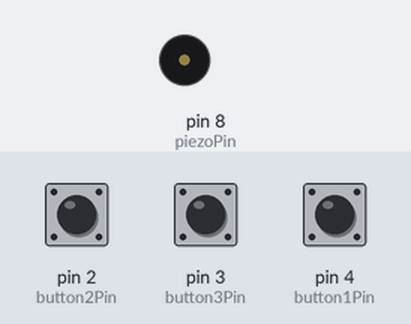
Recording of a sketch running on a simulated Arduino Uno, built with avr-gcc and run on an emulated ATmega328P. Shown: buzzer (waves = sounding). The inputs (shaded band) are chosen by the test bench; at power-on: pin 2 (button2Pin) HIGH, pin 3 (button3Pin) HIGH, pin 4 (button1Pin) HIGH. Random numbers use the default seed unless the sketch sets one; no radio packets arrive unless stated.

Above: at 0.3 s.
Timing chart, 0 to 1.8 s (numbered marks = the images above):
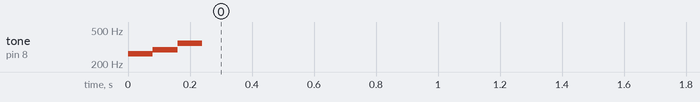

The sketch:

pubg-transmitter.ino
```cpp
#include <VirtualWire.h>

const int RF_TX_PIN = 12;
const int piezoPin = 8;
const int button1Pin = 4;
const int button2Pin = 2;
const int button3Pin = 3;

//544 - 2400
const int xMin = 2400;
const int xMax = 544;
const int yMin = 2400;
const int yMax = 544;

const int notes[] = {262, 294, 330, 349};
const int musicDelay = 80;

int button1State;
int button2State;
int button3State;
int lastButton1State = HIGH;
int lastButton2State = HIGH;
int lastButton3State = HIGH;
unsigned long lastDebounceTime1 = 0;
unsigned long lastDebounceTime2 = 0;
unsigned long lastDebounceTime3 = 0;

unsigned long debounceDelay = 10;

unsigned long clock = 0; // use for RNG

const int greenSpawnsLength = 6;
const int greenSpawns[6][2] = {
  {60, 48}, //ruins             //done
  {51, 51}, //pochinkiSchool    //done
  {48, 54}, //pochinkiFarm      //done
  {16, 45}, //myltaPrison       //done
  {21, 22}, //stalber           //done
  {80, 52}  //quarry            //done
};

const int redSpawnsLength = 12;
const int redSpawns[12][2] = {
  {80, 22}, //zharki          //done
  {60, 33}, //shootingRange   //done
  {50, 26}, //severny         //done
  {51 ,46}, //rozhok          //done
  {17, 38}, //mansion         //done
  {10, 35}, //lipovka         //done
  {10, 40}, //myltaPower      //done
  {19, 49}, //mylta           //done
  {75, 56}, //ferryPier       //done
  {82, 53}, //pirmorsk        //done
  {18, 53}, //novorepnoye     //done
  {26, 56}  //sosnovkaBaseMountain //done
};

const int blackSpawnsLength = 6;
const int blackSpawns[6][2] = {
  {76, 37}, //georgopol         //done
  {48, 49}, //school            //done
  {25, 36}, //yasnayaPolyana    //done
  {16, 42}, //prison            //done
  {60, 54}, //pochinki          //done
  {51, 60} //sosnovkaBase       //done
};

void setup() {
  Serial.begin(19200);
  Serial.setTimeout(10); //Michael says this fixes a one second delay. Sure, we'll leave it in.
  pinMode(button1Pin, INPUT);
  pinMode(button2Pin, INPUT);
  pinMode(button3Pin, INPUT);
  vw_set_tx_pin(RF_TX_PIN);
  vw_setup(2000); // Transmission speed in bits per second.

  //play intro tune
  tone(piezoPin, notes[0]);
  delay(musicDelay);
  tone(piezoPin, notes[1]);
  delay(musicDelay);
  tone(piezoPin, notes[3]);
  delay(musicDelay);
  tone(piezoPin, notes[4]);
  noTone(piezoPin);
}

unsigned char buffer[64]; // buffer array for data recieve over serial port
int count = 0;     // counter for buffer array

void loop() {
  buttonStateLogger();
}

void clearBufferArray() {
  for (int i = 0; i < count; i++) {
    buffer[i] = NULL;
  }
}

void transmitMessage(String(input)) {
  const char *msg = input.c_str(); //convert input string to char array
  vw_send((uint8_t *)msg, strlen(msg));
}

void buttonStateLogger() {
  int reading1 = digitalRead(button1Pin);
  int reading2 = digitalRead(button2Pin);
  int reading3 = digitalRead(button3Pin);


  if (reading1 != lastButton1State) {
    lastDebounceTime1 = millis();
  }
  if (reading2 != lastButton2State) {
    lastDebounceTime2 = millis();
  }
  if (reading3 != lastButton3State) {
    lastDebounceTime3 = millis();
  }


 if ((millis() - lastDebounceTime1) > debounceDelay) {
    if (reading1 != button1State) {
      button1State = reading1;

      if (button1State == LOW) {
        // transmitMessage(buildPositionString(49, 54));
        transmitMessage(pickRandomPosition("green"));
      }
    }
  }
  if ((millis() - lastDebounceTime2) > debounceDelay) {
    if (reading2 != button2State) {
      button2State = reading2;

      if (button2State == LOW) {
        transmitMessage(pickRandomPosition("red"));
      }
    }
  }
  if ((millis() - lastDebounceTime3) > debounceDelay) {
    if (reading3 != button3State) {
      button3State = reading3;

      if (button3State == LOW) {
        transmitMessage(pickRandomPosition("black"));
      }
    }
  }

  lastButton1State = reading1;
  lastButton2State = reading2;
  lastButton3State = reading3;
}

String buildPositionString(int xPos, int yPos){
  String mappedX = String(map(xPos, 0, 100, xMin, xMax));
  String mappedY = String(map(yPos, 0, 100, yMin, yMax));

  return String("x" + mappedX + "y" + mappedY);
}

String pickRandomPosition(String color){
  int clock = millis();
  randomSeed(clock);

  if(color == "green") {
    int placeIndex = random(greenSpawnsLength);
    return buildPositionString(greenSpawns[placeIndex][0], greenSpawns[placeIndex][1]);
  }

  if(color == "red") {
    int placeIndex = random(redSpawnsLength);
    return buildPositionString(redSpawns[placeIndex][0], redSpawns[placeIndex][1]);
  }

  if(color == "black") {
    int placeIndex = random(blackSpawnsLength);
    return buildPositionString(blackSpawns[placeIndex][0], blackSpawns[placeIndex][1]);
  }
}
```
